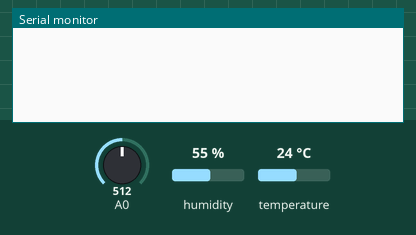
A sketch run on a simulated Arduino Mega 2560, built with avr-gcc and run on an emulated ATmega2560. Parts: the last lines printed to the serial monitor. Inputs (shaded band) come from the test bench; at power-on: A0 = 512, humidity 55 %, temperature 24 °C. The modem accepts every AT command (registered, SIM ready, sends succeed) and sends nothing else.

Above: at 1.3 s.
1.4 s: A0 set to 728
At 3.6 s:
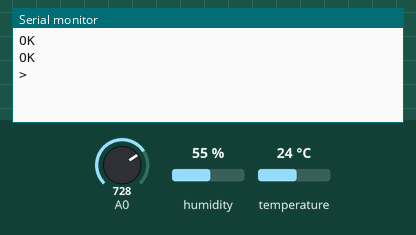
4.1 s: A0 set to 763
At 10.8 s:
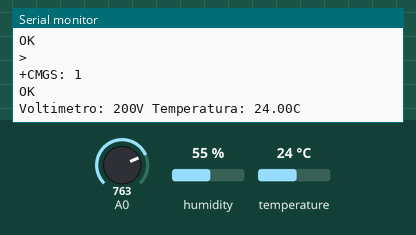

Measured:
- the behaviour switches between 744 and 745 on A0 (found by bisection; images 1 and 2)
- after the input at 4.1 s, the serial monitor: prints a new line after 6.2 s (image 2)

The sketch:

DHT_SIM900.ino
```cpp
#include <SoftwareSerial.h>
#include "DHT.h"

float tensaoA0;
int voltimetro;
int DC_AC;
float aRef=5;
float relacaoA0=11;
float temperatura_ar;
float umidade_ar;
const int filtro  = 500;
#define DHTPIN 8
#define DHTTYPE DHT11
#define AMOSTRAS 12


DHT dht(DHTPIN, DHTTYPE);
SoftwareSerial mySerial (50,51);

void setup()
{
  Serial.begin(9600);
  dht.begin();
}

float lePorta(uint8_t portaAnalogica)
{
  float total=0;
  for (int i=0; i<AMOSTRAS; i++)
  {
    total += 1.0 * analogRead(portaAnalogica);
    delay(5);
  }
  return total / (float)AMOSTRAS;
}

void envia_mensagem()
{
 if ((voltimetro)<=3 || (temperatura_ar)>=25) // Condicional generica
 {
    mySerial.begin(9600);
    mySerial.println("AT"); //Estabelecendo comunicacao com SIM900
    updateSerial();
    mySerial.println("AT+CMGF=1"); // Configurando em modo de texto
    updateSerial();
    mySerial.println("AT+CMGS=\"+5561995492433\"");//Numero que será enviada a mensagem
    updateSerial();
    mySerial.print("Local - Bancada\nTemperatura: "); mySerial.print(temperatura_ar); mySerial.print("C\n"); mySerial.print("Tensao: "); mySerial.print(DC_AC); mySerial.println("V");
    updateSerial();
    mySerial.write(26);
  }

  else // Caso não seja a condicional só printa no serial monitor para acompanhar valores
  {
    Serial.print("Voltimetro: ");
    Serial.print(DC_AC);
    Serial.print ("V ");
    Serial.print("Temperatura: ");
    Serial.print(temperatura_ar);
    Serial.println ("C");
  }

}


void updateSerial()// Atualização do serial do SIM900
{
  delay (500);
  while(Serial.available())
  {
    mySerial.write(Serial.read());
  }
  while (mySerial.available())
  {
    Serial.write(mySerial.read());
  }
}
void loop()
{
  updateSerial();
  tensaoA0 = ((lePorta(A0) * aRef) / 1024.0)/10; //Calculo voltimetro
  voltimetro = (tensaoA0 * relacaoA0);
  DC_AC = map(voltimetro, 0, 5, 0, 250);
  float h = dht.readHumidity(); //Leitura da umidade
  float t = dht.readTemperature(); //Leitura da temperatura

  if (isnan(h) || isnan(t))
  {
    Serial.println(F("Sensor nao detectado"));
    return;
  }
    temperatura_ar = 0; //Filtro de média móvel
    for (int j = 0; j <filtro; j++)
    {
      temperatura_ar = temperatura_ar + t;
      delay(1);
    }
    temperatura_ar = temperatura_ar / filtro;

    umidade_ar = 0;
    for (int k = 0; k <filtro; k++)
    {
      umidade_ar = umidade_ar + h;
      delay(1);
    }
    umidade_ar = umidade_ar / filtro;
  envia_mensagem();
  delay(5000);
}
```
